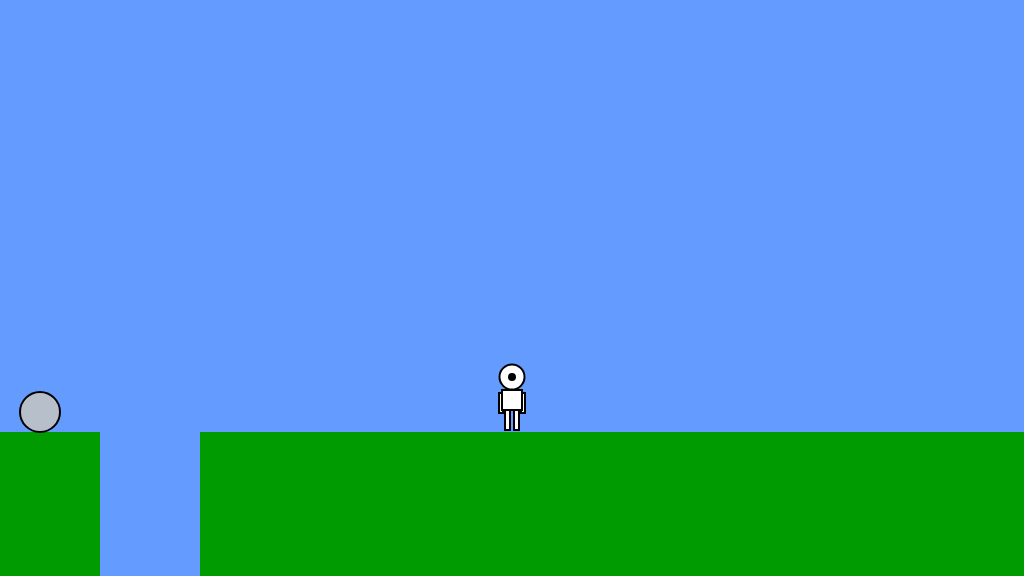
Frame 1 (no input)
Frame 60 (no input): identical to frame 1, image omitted
Frame 120 (the mouse pressed at the canvas centre since frame 60): identical to frame 1, image omitted

The p5.js sketch that drew this single still picture (run headless with seeded random() and noise() and a simulated clock; from frame 60 on, the mouse is pressed at the canvas centre):

// p5.js sketch
// ── sketch.js
/*

The Game Project

Week 3

Game interaction

*/


var gameChar_x;
var gameChar_y;
var floorPos_y;

var isLeft;
var isRight;
var isFalling;
var isPlummeting;

var collectable;
var canyon;

var collectableAndCharacterDst;


function setup()
{
	createCanvas(1024, 576);
	floorPos_y = height * 3/4;
	gameChar_x = width/2;
	gameChar_y = floorPos_y;

	isLeft = false;
	isRight = false;
	isFalling = false;
	isPlummeting = false;

	collectable = {
		y_pos: floorPos_y,
		x_pos: 60,
		size: 40,
		isFound: false
	};

	canyon = {
		x_pos: 100,
		y_pos: floorPos_y,
		width: 100
	};
}

function draw()
{

	///////////DRAWING CODE//////////

	background(100,155,255); //fill the sky blue


	noStroke();
	fill(0,155,0);
	rect(0, floorPos_y, width, height - floorPos_y); //draw some green ground

	//draw the canyon
	// 4. CANYON
	noStroke();
	fill(100, 155, 255);
	rect(
		canyon.x_pos,
		canyon.y_pos,
		canyon.width,
		height - floorPos_y
	);


	//the game character
	if(isLeft && isFalling)
	{
		// add your jumping-left code
		fill(255);
		stroke(0);
		strokeWeight(2);
		// head
		ellipse(gameChar_x, gameChar_y - 55, 25, 25);
		// legs
		noFill();
		strokeWeight(4);
		beginShape();
		vertex(gameChar_x - 1, gameChar_y - 22);
		vertex(gameChar_x - 3, gameChar_y - 17);
		vertex(gameChar_x, gameChar_y - 10);
		endShape();

		fill(255);
		strokeWeight(2);
		// body
		rect(gameChar_x - 5, gameChar_y - 42, 10, 20);
		// hands
		rect(gameChar_x - 2, gameChar_y - 39, 4, 20);
		// nose
		fill(0);
		ellipse(gameChar_x - 10, gameChar_y - 55, 6, 6);

		strokeWeight(1);

	}
	else if(isRight && isFalling)
	{
		// add your jumping-right code
		fill(255);
		stroke(0);
		strokeWeight(2);
		// head
		ellipse(gameChar_x, gameChar_y - 55, 25, 25);
		// legs
		noFill();
		strokeWeight(4);
		beginShape();
		vertex(gameChar_x - 1, gameChar_y - 22);
		vertex(gameChar_x + 2, gameChar_y - 17);
		vertex(gameChar_x - 3, gameChar_y - 10);
		endShape();

		fill(255);
		strokeWeight(2);
		// body
		rect(gameChar_x - 5, gameChar_y - 42, 10, 20);
		// hands
		rect(gameChar_x - 2, gameChar_y - 39, 4, 20);
		// nose
		fill(0);
		ellipse(gameChar_x + 10, gameChar_y - 55, 6, 6);

		strokeWeight(1);

	}
	else if(isLeft)
	{
		// add your walking left code
		fill(255);
		stroke(0);
		strokeWeight(2);
		// head
		ellipse(gameChar_x, gameChar_y - 55, 25, 25);
		// legs
		rect(gameChar_x - 2, gameChar_y - 25, 5, 20);
		rect(gameChar_x - 4, gameChar_y - 22, 5, 20);
		// body
		rect(gameChar_x - 5, gameChar_y - 42, 10, 20);
		// hands
		rect(gameChar_x - 2, gameChar_y - 39, 4, 20);

		// nose
		fill(0);
		ellipse(gameChar_x - 10, gameChar_y - 55, 6, 6);

		strokeWeight(1);

	}
	else if(isRight)
	{
		// add your walking right code
		fill(255);
		stroke(0);
		strokeWeight(2);
		// head
		ellipse(gameChar_x, gameChar_y - 55, 25, 25);
		// legs
		rect(gameChar_x - 4, gameChar_y - 25, 5, 20);
		rect(gameChar_x - 2, gameChar_y - 22, 5, 20);
		// body
		rect(gameChar_x - 5, gameChar_y - 42, 10, 20);
		// hands
		rect(gameChar_x - 2, gameChar_y - 39, 4, 20);

		// nose
		fill(0);
		ellipse(gameChar_x + 10, gameChar_y - 55, 6, 6);

		strokeWeight(1);

	}
	else if(isFalling || isPlummeting)
	{
		// add your jumping facing forwards code
		stroke(0);
		strokeWeight(2);
		fill(255);

		// head
		ellipse(gameChar_x, gameChar_y - 55, 25, 25);
		// legs
		noFill();
		strokeWeight(4);
		beginShape();
		vertex(gameChar_x - 4, gameChar_y - 22);
		vertex(gameChar_x - 7, gameChar_y - 17);
		vertex(gameChar_x - 4, gameChar_y - 10);
		endShape();
		beginShape();
		vertex(gameChar_x + 4, gameChar_y - 22);
		vertex(gameChar_x + 7, gameChar_y - 17);
		vertex(gameChar_x + 4, gameChar_y - 10);
		endShape();
		strokeWeight(2);

		fill(255);
		// hands
		rect(gameChar_x - 13, gameChar_y - 39, 4, 20);
		rect(gameChar_x + 9, gameChar_y - 39, 4, 20);
		// body
		rect(gameChar_x - 10, gameChar_y - 42, 20, 20);
		// nose
		fill(0);
		ellipse(gameChar_x, gameChar_y - 53, 6, 6);

		strokeWeight(1);

	}
	else
	{
		// add your standing front facing code
		stroke(0);
		strokeWeight(2);
		fill(255);

		// head
		ellipse(gameChar_x, gameChar_y - 55, 25, 25);
		// hands
		rect(gameChar_x - 13, gameChar_y - 39, 4, 20);
		rect(gameChar_x + 9, gameChar_y - 39, 4, 20);
		// body
		rect(gameChar_x - 10, gameChar_y - 42, 20, 20);
		// legs
		rect(gameChar_x - 7, gameChar_y - 22, 5, 20);
		rect(gameChar_x + 2, gameChar_y - 22, 5, 20);

		// nose
		fill(0);
		ellipse(gameChar_x, gameChar_y - 55, 6, 6);

	}

	///////////INTERACTION CODE//////////
	//Put conditional statements to move the game character below here

	// 1. Move the character left and right
	if (isLeft) {
		gameChar_x = constrain(gameChar_x - 3, 0 + 15, width - 15);
	}
	if (isRight) {
		gameChar_x = constrain(gameChar_x + 3, 0 + 15, width - 15);
	}

	// 2. GRAVITY
	if (gameChar_y < floorPos_y) {
		gameChar_y += 1;
		isFalling = true;
	} else {
		isFalling = false;
	}

	if (isPlummeting) {
		gameChar_y += 5;
	}

	// 3. COLLECTABLE
	if (!collectable.isFound) {
		fill(183,191,203);
		ellipse(
			collectable.x_pos - (collectable.size / 2),
			collectable.y_pos - (collectable.size / 2),
			collectable.size,
			collectable.size
		);
	}

	// interaction with collectable item
	collectableAndCharacterDst = dist(
		collectable.x_pos - (collectable.size / 2),
		collectable.y_pos - (collectable.size / 2),
		gameChar_x,
		gameChar_y
	);

	if (collectableAndCharacterDst <= collectable.size) {
		collectable.isFound = true;
	}

	// interaction with the canyon
	// range = gameChar_x > canyon.y_pos && gameChar_x < (canyon.y_pos + canyon.width)
	if (
		gameChar_x > canyon.x_pos && gameChar_x < (canyon.x_pos + canyon.width)
	) {
		if (gameChar_y >= floorPos_y) {
			isPlummeting = true;
		}
	}

}


function keyPressed()
{
	// if statements to control the animation of the character when
	// keys are pressed.
	if (keyCode == 65 && !isPlummeting) {
		isLeft = true;
	}
	if (keyCode == 68 && !isPlummeting) {
		isRight = true;
	}

	if (keyCode == 87 && !isFalling && !isPlummeting) {
		gameChar_y -= 100;
	}

}
function keyReleased()
{
	// if statements to control the animation of the character when
	// keys are released.
	if (keyCode == 65) {
		isLeft = false;
	}
	if (keyCode == 68) {
		isRight = false;
	}

}
